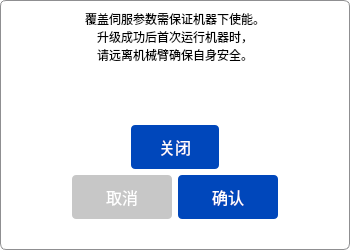
<?xml version="1.0" encoding="UTF-8"?>
<ui version="4.0">
 <class>ServoParamAllWriteTipWidget</class>
 <widget class="QWidget" name="ServoParamAllWriteTipWidget">
  <property name="geometry">
   <rect>
    <x>0</x>
    <y>0</y>
    <width>350</width>
    <height>250</height>
   </rect>
  </property>
  <property name="minimumSize">
   <size>
    <width>350</width>
    <height>250</height>
   </size>
  </property>
  <property name="maximumSize">
   <size>
    <width>350</width>
    <height>250</height>
   </size>
  </property>
  <property name="windowTitle">
   <string>Form</string>
  </property>
  <property name="styleSheet">
   <string notr="true">QWidget#ServoParamAllWriteTipWidget{
    border: 1px solid #8f8f91;
    border-radius:6px;
    background-color: rgb(255, 255, 255);
}</string>
  </property>
  <layout class="QHBoxLayout" name="horizontalLayout_2">
   <item>
    <layout class="QVBoxLayout" name="verticalLayout">
     <item>
      <widget class="QLabel" name="labelMessage">
       <property name="styleSheet">
        <string notr="true">font-size:12px;</string>
       </property>
       <property name="text">
        <string>覆盖伺服参数需保证机器下使能。
升级成功后首次运行机器时，
请远离机械臂确保自身安全。</string>
       </property>
       <property name="alignment">
        <set>Qt::AlignCenter</set>
       </property>
      </widget>
     </item>
     <item alignment="Qt::AlignHCenter|Qt::AlignVCenter">
      <widget class="QLabel" name="labelDoing">
       <property name="minimumSize">
        <size>
         <width>80</width>
         <height>80</height>
        </size>
       </property>
       <property name="text">
        <string/>
       </property>
      </widget>
     </item>
     <item alignment="Qt::AlignHCenter">
      <widget class="QPushButton" name="btnClose">
       <property name="minimumSize">
        <size>
         <width>88</width>
         <height>44</height>
        </size>
       </property>
       <property name="styleSheet">
        <string notr="true">QPushButton
{
    background-color: #0047BB;
    color: rgb(255, 255, 255);
    border:none;
    padding-left:24px;
    padding-right:24px;
	border-radius: 4px;
    font-size:16px;
}
</string>
       </property>
       <property name="text">
        <string>关闭</string>
       </property>
      </widget>
     </item>
     <item>
      <layout class="QHBoxLayout" name="horizontalLayout">
       <item>
        <widget class="QPushButton" name="btnCancel">
         <property name="sizePolicy">
          <sizepolicy hsizetype="Fixed" vsizetype="Fixed">
           <horstretch>0</horstretch>
           <verstretch>0</verstretch>
          </sizepolicy>
         </property>
         <property name="minimumSize">
          <size>
           <width>88</width>
           <height>44</height>
          </size>
         </property>
         <property name="maximumSize">
          <size>
           <width>100</width>
           <height>44</height>
          </size>
         </property>
         <property name="styleSheet">
          <string notr="true">  background-color: #C7C7C7;
  color: rgb(255, 255, 255);
  border:none;
  padding-left:24px;
padding-right:24px;
border-radius: 4px;
font-size:16px;</string>
         </property>
         <property name="text">
          <string>取消</string>
         </property>
        </widget>
       </item>
       <item>
        <widget class="QPushButton" name="btnConfirm">
         <property name="sizePolicy">
          <sizepolicy hsizetype="Fixed" vsizetype="Fixed">
           <horstretch>0</horstretch>
           <verstretch>0</verstretch>
          </sizepolicy>
         </property>
         <property name="minimumSize">
          <size>
           <width>88</width>
           <height>44</height>
          </size>
         </property>
         <property name="maximumSize">
          <size>
           <width>100</width>
           <height>44</height>
          </size>
         </property>
         <property name="styleSheet">
          <string notr="true">QPushButton#btnConfirm
{
    background-color: #0047BB;
    color: rgb(255, 255, 255);
    border:none;
    padding-left:24px;
    padding-right:24px;
	border-radius: 4px;
    font-size:16px;
}
</string>
         </property>
         <property name="text">
          <string>确认</string>
         </property>
        </widget>
       </item>
      </layout>
     </item>
     <item>
      <spacer name="verticalSpacer">
       <property name="orientation">
        <enum>Qt::Vertical</enum>
       </property>
       <property name="sizeType">
        <enum>QSizePolicy::Fixed</enum>
       </property>
       <property name="sizeHint" stdset="0">
        <size>
         <width>20</width>
         <height>20</height>
        </size>
       </property>
      </spacer>
     </item>
    </layout>
   </item>
  </layout>
 </widget>
 <resources/>
 <connections/>
</ui>
